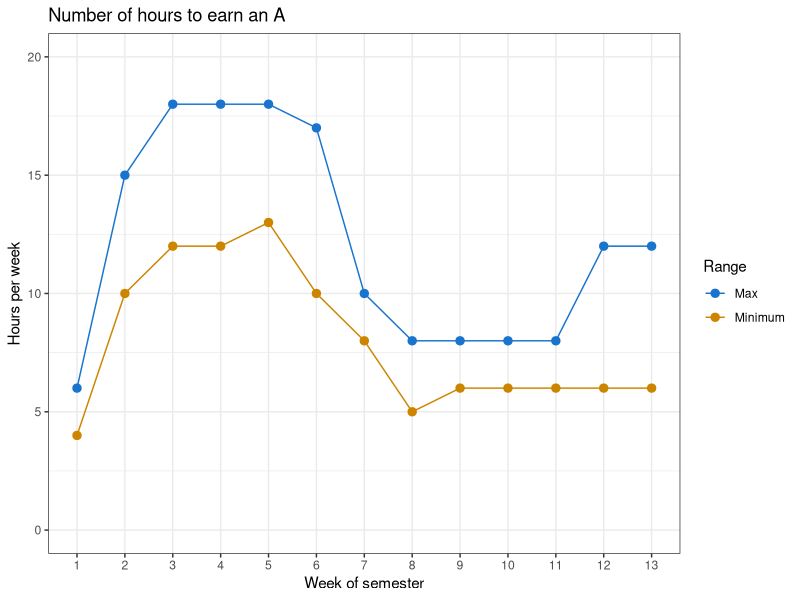

Generate this figure with R:
## ---- chunk 1
library(tidyverse)

weeks <- tibble(Week = c(1, 2, 3, 4, 5, 6, 7, 8, 9, 10, 11, 12, 13), 
       low  = c(4, 10, 12, 12, 13, 10, 8, 5, 6, 6, 6, 6, 6),
       high = c(6, 15, 18, 18, 18, 17, 10, 8, 8, 8, 8, 12, 12))


weeks %>%
  ggplot(aes(x = Week)) +
  geom_point(aes(y = low, color = "Minimum"), size = 2.5) +
  geom_line(aes(y = low, color = "Minimum")) +
  geom_point(aes(y = high, color = "Max"), size = 2.5) +
  geom_line(aes(y = high, color = "Max")) +
  labs(y = "Hours per week", x = "Week of semester", title = "Number of hours to earn an A") +
  theme_bw() + theme(panel.grid.minor.x = element_blank()) +
  coord_cartesian(ylim = c(0, 20)) + 
  scale_x_continuous(breaks = 1:13) + scale_color_manual("Range", values = c("dodgerblue3", "orange3"))

